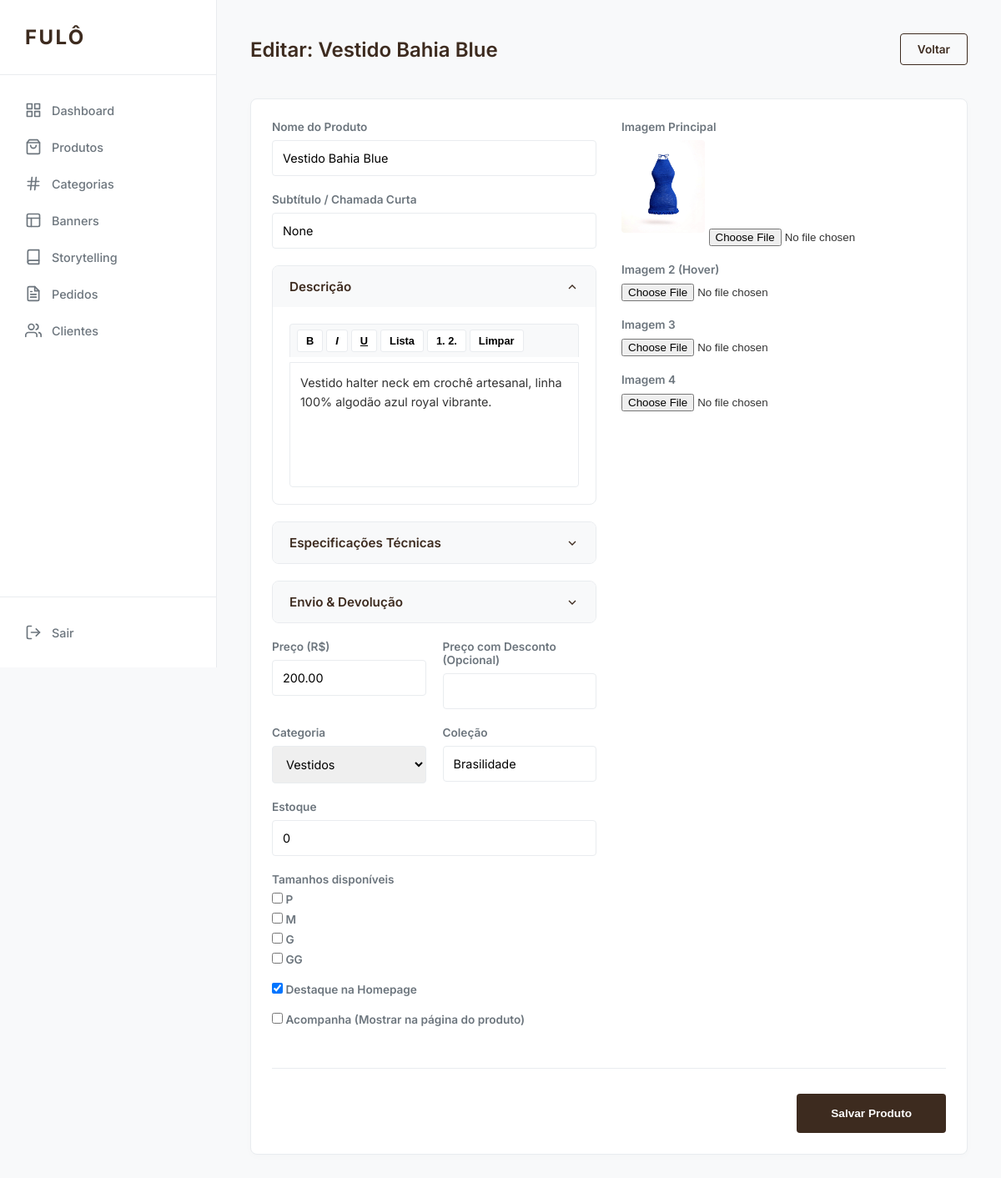
Screenshot of /admin/products/edit/1 (signed in) with the database file from the repository.
### app/models/product.py (models this page shows, shortened)
class Product(db.Model, TimestampMixin):
    __tablename__ = 'products'
    id = db.Column(db.Integer, primary_key=True)
    name = db.Column(db.String(150), nullable=False)
    subtitle = db.Column(db.String(255))
    description = db.Column(db.Text)
    price = db.Column(db.Numeric(10, 2), nullable=False)
    discount_price = db.Column(db.Numeric(10, 2))
    image_url = db.Column(db.String(255)) # Main image
    image_url_2 = db.Column(db.String(255)) # Hover image
    image_url_3 = db.Column(db.String(255))
    image_url_4 = db.Column(db.String(255))
    category_id = db.Column(db.Integer, db.ForeignKey('categories.id'))
    collection = db.Column(db.String(100)) # e.g., 'Brasilidade', 'Lançamentos'
    stock = db.Column(db.Integer, default=0)
    sizes = db.Column(db.String(100))
    is_active = db.Column(db.Boolean, default=True)
    is_featured = db.Column(db.Boolean, default=False)
    is_accompanied = db.Column(db.Boolean, default=False)
    technical_details = db.Column(db.Text) # JSON or markdown string
    shipping_and_returns = db.Column(db.Text)
    cart_items = db.relationship('CartItem', backref='product', lazy=True)
    order_items = db.relationship('OrderItem', backref='product', lazy=True)
    favorited_by = db.relationship('Favorite', backref='product', lazy=True)

class Category(db.Model, TimestampMixin):
    __tablename__ = 'categories'
    id = db.Column(db.Integer, primary_key=True)
    name = db.Column(db.String(50), nullable=False, unique=True)
    slug = db.Column(db.String(60), unique=True)
    description = db.Column(db.Text)
    products = db.relationship('Product', backref='category_rel', lazy=True)

### app/routes/admin.py (the view, shortened to what this page needs)
@admin_bp.route('/products/edit/<int:id>', methods=['GET', 'POST'])
@login_required
@admin_required
def product_edit(id):
    product = Product.query.get_or_404(id)
    categories = Category.query.all()
    return render_template('admin/products/form.html', product=product, categories=categories)

### app/routes/admin.py (called while the page is built)
def admin_required(f):
    @wraps(f)
    def decorated_function(*args, **kwargs):
        if not current_user.is_authenticated or not current_user.is_admin:
            flash('Acesso restrito a administradores.', 'danger')
            return redirect(url_for('auth.login'))
        return f(*args, **kwargs)
    return decorated_function

### app/services/cart_service.py (called while the page is built, shortened)
    @staticmethod
    def get_cart_data(user=None):
        items_data = []
        total = 0
        if user and user.is_authenticated:
            cart = Cart.query.filter_by(user_id=user.id).first()
            if cart:
                for item in cart.items:
                    product = item.product
                    subtotal = product.price * item.quantity
                    items_data.append({
                        'product_id': product.id,
                        'name': product.name,
                        'price': float(product.price),
                        'quantity': item.quantity,
                        'image_url': product.image_url,
                        'subtotal': float(subtotal)
                    })
                    total += subtotal
        return items_data, float(total)

### templates/admin/products/form.html (shortened to what this page needs)
{% extends "admin/base_admin.html" %}
{% block content %}
<div class="header-actions">
    <h2>{% if product %}Editar: {{ product.name }}{% else %}Novo Produto{% endif %}</h2>
    <a href="{{ url_for('admin.products') }}" class="btn btn-outline">Voltar</a>
</div>
<form action="{% if product %}{{ url_for('admin.product_edit', id=product.id) }}{% else %}{{ url_for('admin.product_add') }}{% endif %}" method="POST" enctype="multipart/form-data" class="card">
    <div style="display: grid; grid-template-columns: 1fr 1fr; gap: 30px;">
        <div class="left-col">
            <div class="form-group">
                <label>Nome do Produto</label>
                <input type="text" name="name" value="{{ product.name if product else '' }}" required>
            </div>
            <div class="form-group">
                <label>Subtítulo / Chamada Curta</label>
                <input type="text" name="subtitle" value="{{ product.subtitle if product else '' }}">
            </div>
            <div class="accordion-section-card open">
                <button type="button" class="accordion-section-header" onclick="this.parentElement.classList.toggle('open')">
                    <span>Descrição</span>
                    <svg class="arrow-icon" width="16" height="16" viewBox="0 0 24 24" fill="none" stroke="currentColor" stroke-width="2"><polyline points="6 9 12 15 18 9"></polyline></svg>
                </button>
                <div class="accordion-section-body">
                    <div class="rte-toolbar" id="toolbar-description">
                        <button type="button" onclick="rteCmd('description', 'bold')" title="Negrito"><b>B</b></button>
                        <button type="button" onclick="rteCmd('description', 'italic')" title="Itálico"><i>I</i></button>
                        <button type="button" onclick="rteCmd('description', 'underline')" title="Sublinhado"><u>U</u></button>
                        <button type="button" onclick="rteCmd('description', 'insertUnorderedList')" title="Lista">Lista</button>
                        <button type="button" onclick="rteCmd('description', 'insertOrderedList')" title="Lista Numerada">1. 2.</button>
                        <button type="button" onclick="rteCmd('description', 'removeFormat')" title="Limpar">Limpar</button>
                    </div>
                    <div class="rte-editor" id="editor-description" contenteditable="true">{{ product.description|safe if product and product.description else '' }}</div>
                </div>
            </div>
            <div class="accordion-section-card">
                <button type="button" class="accordion-section-header" onclick="this.parentElement.classList.toggle('open')">
                    <span>Especificações Técnicas</span>
                    <svg class="arrow-icon" width="16" height="16" viewBox="0 0 24 24" fill="none" stroke="currentColor" stroke-width="2"><polyline points="6 9 12 15 18 9"></polyline></svg>
                </button>
            </div>
            <div class="accordion-section-card">
                <button type="button" class="accordion-section-header" onclick="this.parentElement.classList.toggle('open')">
                    <span>Envio & Devolução</span>
                    <svg class="arrow-icon" width="16" height="16" viewBox="0 0 24 24" fill="none" stroke="currentColor" stroke-width="2"><polyline points="6 9 12 15 18 9"></polyline></svg>
                </button>
            </div>
            <div style="display: grid; grid-template-columns: 1fr 1fr; gap: 20px;">
                <div class="form-group">
                    <label>Preço (R$)</label>
                    <input type="number" step="0.01" name="price" value="{{ product.price if product else '' }}" required>
                </div>
                <div class="form-group">
                    <label>Preço com Desconto (Opcional)</label>
                    <input type="number" step="0.01" name="discount_price" value="{{ product.discount_price if product else '' }}">
                </div>
            </div>
            <div style="display: grid; grid-template-columns: 1fr 1fr; gap: 20px;">
                <div class="form-group">
                    <label>Categoria</label>
                       <select name="category_id">
                         {% for cat in categories %}
                         <option value="{{ cat.id }}" {% if product and product.category_id == cat.id %}selected{% endif %}>{{ cat.name }}</option>
                         {% endfor %}
                       </select>
                </div>
                <div class="form-group">
                    <label>Coleção</label>
                    <input type="text" name="collection" value="{{ product.collection if product else '' }}" placeholder="Ex: Brasilidade">
                </div>
            </div>
            <div class="form-group">
                <label>Estoque</label>
                <input type="number" name="stock" value="{{ product.stock if product else 0 }}">
            </div>
	    <div class="form-group">
	        <label>Tamanhos disponíveis</label>
	     <div>
   	         <label><input type="checkbox" name="sizes" value="P" {% if product and 'P' in (product.sizes or '').split(',') %}checked{% endif %}> P</label>
   		 <label><input type="checkbox" name="sizes" value="M" {% if product and 'M' in (product.sizes or '').split(',') %}checked{% endif %}> M</label>
   		 <label><input type="checkbox" name="sizes" value="G" {% if product and 'G' in (product.sizes or '').split(',') %}checked{% endif %}> G</label>
    		<label><input type="checkbox" name="sizes" value="GG" {% if product and 'GG' in (product.sizes or '').split(',') %}checked{% endif %}> GG</label>
 	     </div>
             </div>
            <div class="form-group">
                <label>
                    <input type="checkbox" name="is_featured" {% if product and product.is_featured %}checked{% endif %}>
                    Destaque na Homepage
                </label>
            </div>
            <div class="form-group">
                <label>
                    <input type="checkbox" name="is_accompanied" {% if product and product.is_accompanied %}checked{% endif %}>
                    Acompanha (Mostrar na página do produto)
                </label>
            </div>
        </div>
        <div class="right-col">
            <div class="form-group">
                <label>Imagem Principal</label>
                {% if product and product.image_url %}
                <img src="{{ product.image_url }}" style="width: 100px; margin-bottom: 10px; border-radius: 4px;">
                {% endif %}
                <input type="file" name="image_1">
            </div>
            <div class="form-group">
                <label>Imagem 2 (Hover)</label>
                <input type="file" name="image_2">
            </div>
            <div class="form-group">
                <label>Imagem 3</label>
                <input type="file" name="image_3">
            </div>
            <div class="form-group">
                <label>Imagem 4</label>
                <input type="file" name="image_4">
            </div>
        </div>
    </div>
    <div style="margin-top: 30px; border-top: 1px solid var(--border); padding-top: 30px; text-align: right;">
        <button type="submit" class="btn btn-primary" style="padding: 15px 40px;">Salvar Produto</button>
    </div>
</form>
{% endblock %}

### templates/admin/base_admin.html (style rules this page uses)
:root { --primary: #3d2b1f; --bg: #f8f9fa; --sidebar: #ffffff; --text: #333333; --muted: #6c757d; --border: #e9ecef; --white: #ffffff; --success: #28a745; --danger: #dc3545; --info: #17a2b8; }
* { margin: 0; padding: 0; box-sizing: border-box; }
body { font-family: 'Inter', sans-serif; background: var(--bg); color: var(--text); display: flex; min-height: 100vh; }
.header-actions { display: flex; justify-content: space-between; align-items: center; margin-bottom: 40px; }
h2 { font-weight: 600; color: var(--primary); }
.card { background: var(--white); border-radius: 8px; padding: 25px; box-shadow: 0 2px 10px rgba(0,0,0,0.02); border: 1px solid var(--border); margin-bottom: 30px; }
.btn { display: inline-block; padding: 10px 20px; border-radius: 4px; text-decoration: none; font-size: 0.85rem; font-weight: 600; cursor: pointer; border: 1px solid transparent; transition: all 0.2s; }
.btn-primary { background: var(--primary); color: #fff; }
.btn-outline { border-color: var(--primary); color: var(--primary); }
.form-group { margin-bottom: 20px; }
label { display: block; font-size: 0.85rem; font-weight: 600; margin-bottom: 8px; color: var(--muted); }
input[type="text"], input[type="number"], input[type="email"], textarea, select { width: 100%; padding: 12px; border: 1px solid var(--border); border-radius: 4px; font-family: inherit; font-size: 0.9rem; outline: none; }

### templates/admin/products/form.html (style rules this page uses)
.rte-toolbar { display: flex; gap: 4px; margin-bottom: 6px; padding: 6px 8px; background: #f8f9fa; border: 1px solid var(--border); border-bottom: none; border-radius: 4px 4px 0 0; }
.rte-toolbar button { background: #fff; border: 1px solid var(--border); border-radius: 3px; padding: 5px 10px; cursor: pointer; font-size: 0.8rem; font-weight: 600; transition: all 0.2s; }
.rte-editor { border: 1px solid var(--border); border-radius: 0 0 4px 4px; padding: 12px; min-height: 150px; outline: none; font-family: inherit; font-size: 0.9rem; line-height: 1.6; background: #fff; }
.accordion-section-card { border: 1px solid var(--border); border-radius: 8px; margin-bottom: 20px; overflow: hidden; }
.accordion-section-header { display: flex; justify-content: space-between; align-items: center; padding: 15px 20px; background: #f8f9fa; cursor: pointer; border: none; width: 100%; text-align: left; font-weight: 600; font-size: 0.95rem; color: var(--primary); font-family: inherit; }
.accordion-section-body { padding: 20px; display: none; }
.accordion-section-card.open .accordion-section-body { display: block; }
.accordion-section-card.open .accordion-section-header .arrow-icon { transform: rotate(180deg); }
.arrow-icon { transition: transform 0.3s; }

### rows the page displays
Product: name "Vestido Bahia Blue", subtitle "None", description "Vestido halter neck em crochê artesanal, linha 100% algodão azul royal vibrante.", price "200.00", category_id "Vestidos", collection "Brasilidade", stock "0", is_featured "☑", image_url (picture)
